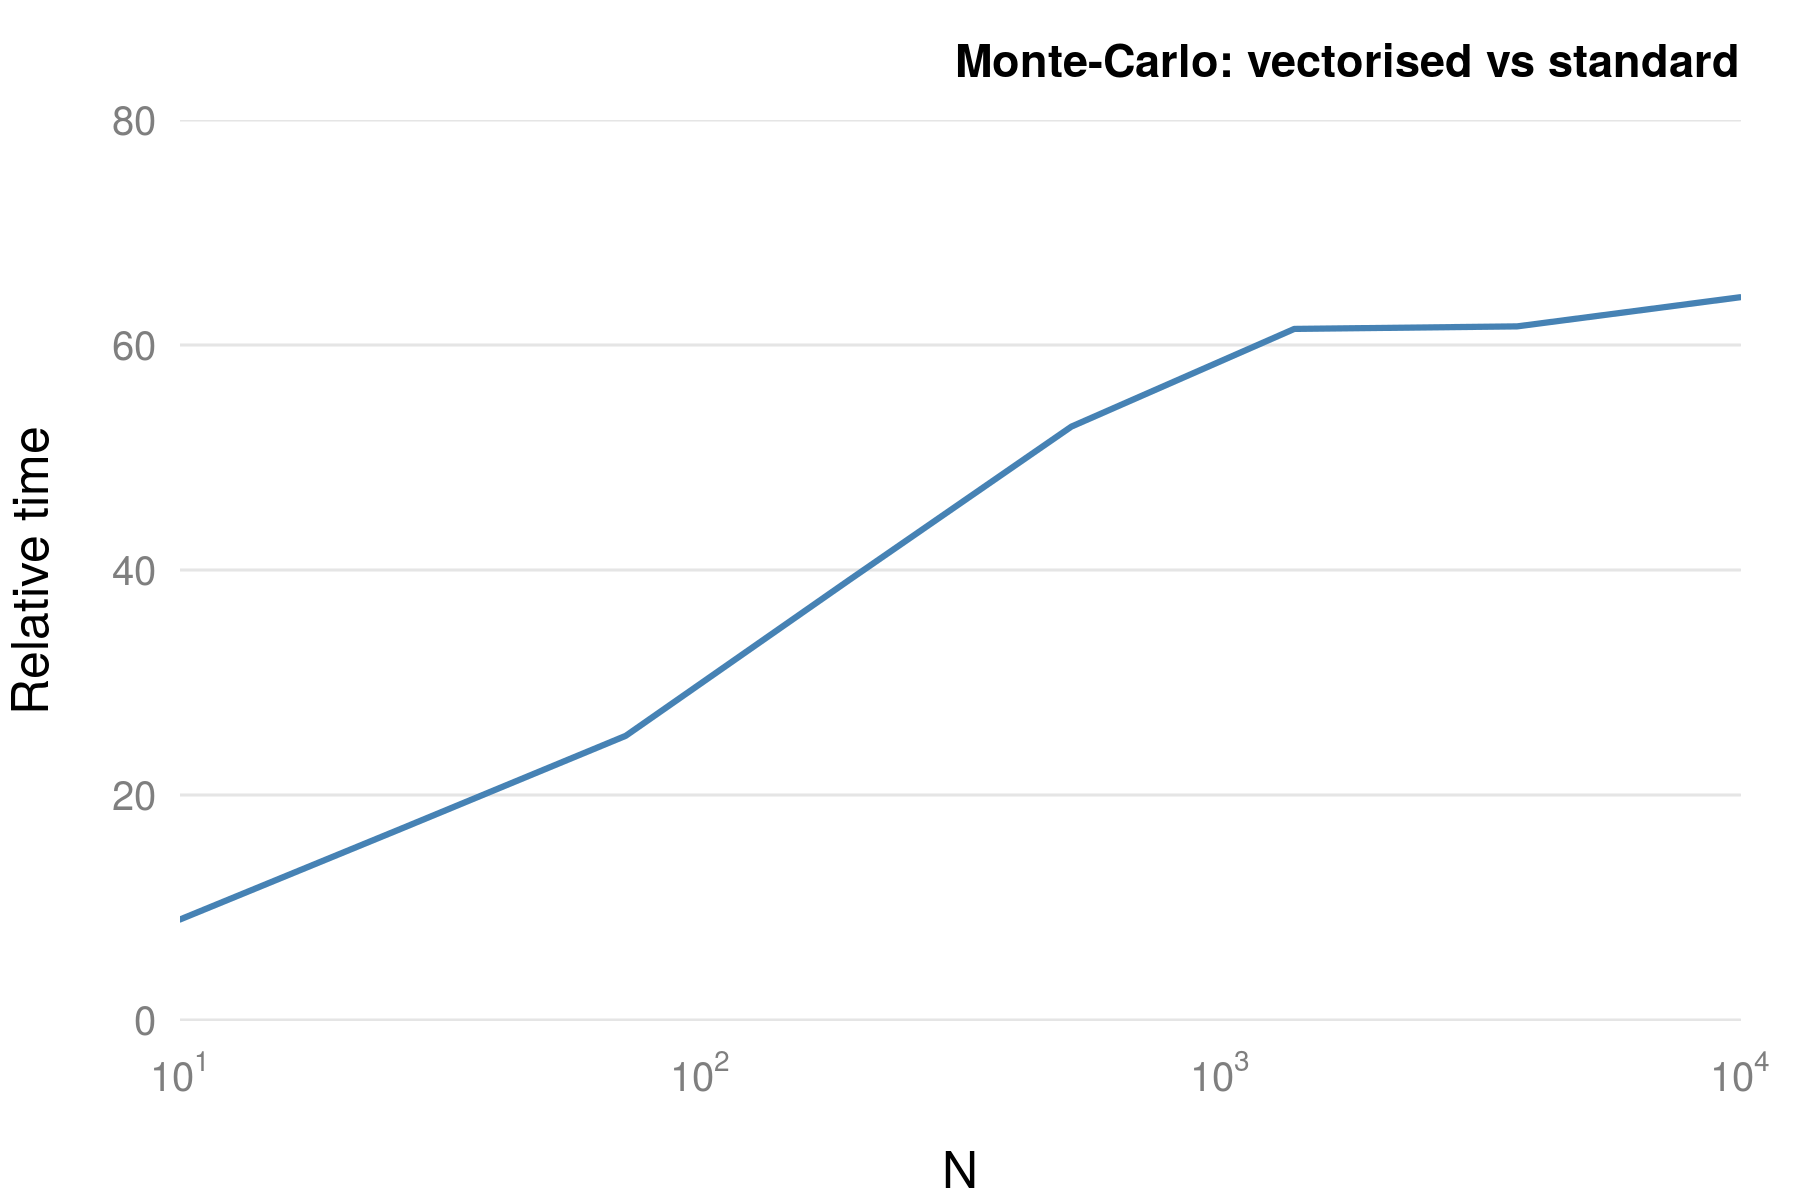

The R source for this figure:
monte_carlo = function(N) {
  hits = 0
  for (i in seq_len(N)) {
    u1 = runif(1)
    u2 = runif(1)
    if (u1 ^ 2 > u2)
      hits = hits + 1
  }
  return(hits / N)
}

monte_carlo_vec = function(N) sum(runif(N)^2 > runif(N))/N

n_s = seq(1, 4, length.out=8)
m = matrix(0, ncol=2, nrow = length(n_s))
for(i in seq_along(n_s)) {
  N = 10^(n_s[i])
  z = microbenchmark(monte_carlo(N), monte_carlo_vec(N), unit = "ms", times=500)
  z$time = z$time/10^9
  m[i,] = tapply(z$time, z$expr, mean)
}

dpi = 300
png("vignettes/graphics/sol3_monte_carlo.png", width=6*dpi, height=4*dpi, res = dpi)
par(mar=c(3,3,2,1), mgp=c(2,0.4,0), tck=-.01,
    cex.axis=0.9, las=1, xaxs='i',yaxs='i')

plot(10^n_s, m[,1]/m[,2], log="x", type="l", axes=F, frame=FALSE, 
     xlab = "N", ylab="Relative time", ylim=c(0, 80), 
     panel.first = abline(h=seq(0, 80, 20), lty=1, col="grey90"), 
     col="steelblue", lwd=2)

axis(2, tick=FALSE,  col.axis="grey50", cex.axis = 0.8)
axis(1, at = 10^(1:4), 
     labels=c(expression(10^1), expression(10^2), expression(10^3), expression(10^4)), 
     tick=FALSE,  col.axis="grey50", cex.axis = 0.8)


## Title
title("Monte-Carlo: vectorised vs standard", adj=1, 
      cex.main=0.9, font.main=2, col.main="black")

dev.off()

